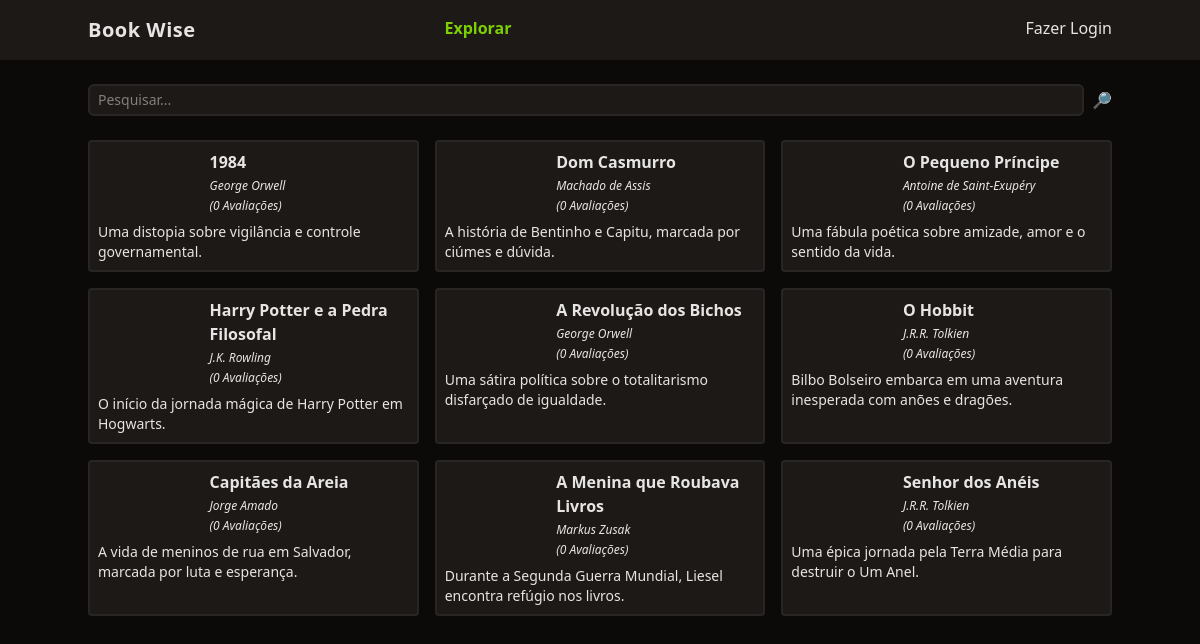
/, run on an earlier commit of the app's database.
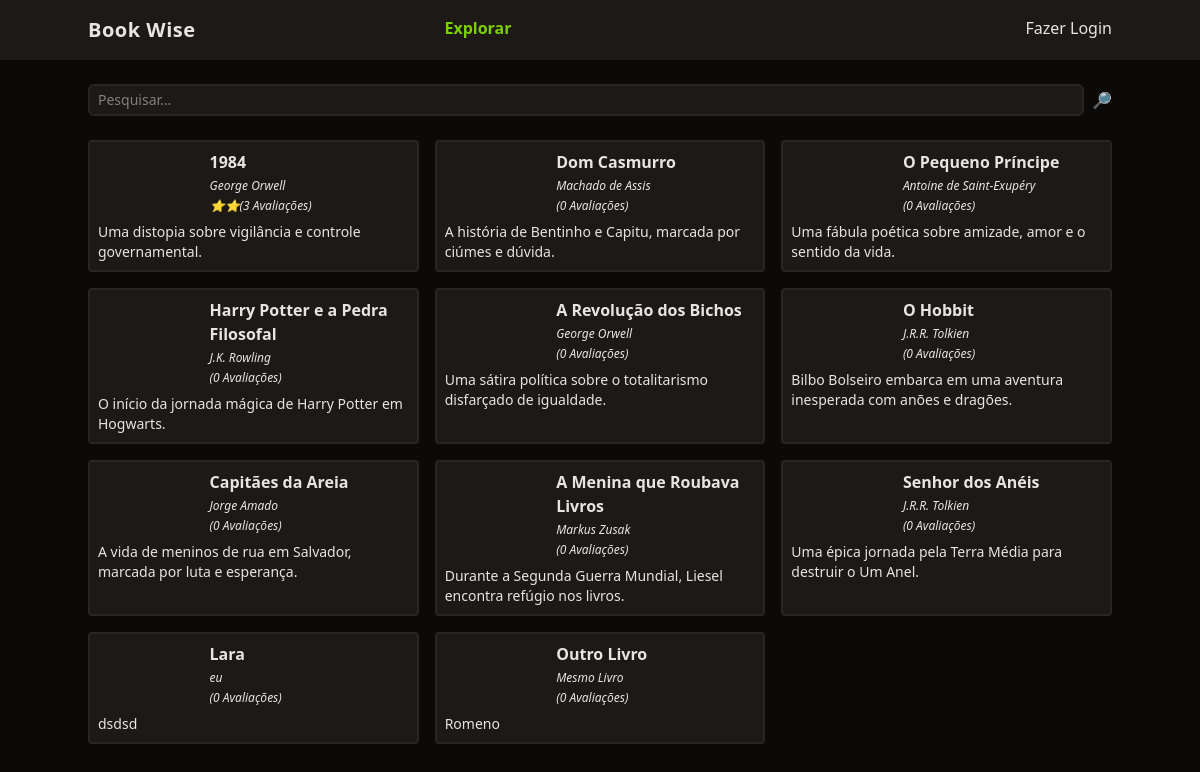
And on a later commit of the database.
### tables this page shows
CREATE TABLE livros (
  id integer primary key,
  titulo varchar(255),
  autor varchar(100),
  descricao text,
  ano_de_publicacao integer,
  usuario_id integer, "imagem",
  foreign key(usuario_id) references usuarios(id) on delete cascade
);

### functions.php (called while the page is built, shortened)
<?php
function view($view, $data = [])
{
    require "views/template/app.php";
}
function config($chave = null)
{
    $config =  require 'config.php';
    if (strlen($chave) > 0) {
        return $config[$chave];
    }
    return $config;
}

### controllers/index.controller.php (called while the page is built)
<?php
$livros = Livro::all( $_REQUEST['pesquisar'] ?? '');
view('index', compact('livros'));

### routes.php (called while the page is built, shortened)
<?php
$controller = str_replace('/', '', parse_url($_SERVER['REQUEST_URI'])['path']);
if (!$controller) $controller = 'index';
require "controllers/{$controller}.controller.php";

### index.php (called while the page is built, shortened)
<?php
require 'models/Livro.php';
require 'functions.php';
$config = require('config.php');
require 'Database.php';
require 'routes.php';

### config.php (called while the page is built)
<?php
return [
    'database' => [
        'driver' => 'sqlite',
        'database' => 'database.sqlite'
    ],
];

### Database.php (called while the page is built, shortened)
<?php
class Database
{
    private $db;
    public function __construct($config)
    {
        $user = $config['user'] ?? null;
        $password = $config['password'] ?? null;
        $this->db = new PDO($this->getDsn($config), $user, $password);
    }
    private function getDsn($config)
    {
        $driver = $config['driver'];
        unset($config['driver'], $config['user'], $config['password']);
        $dsn = $driver . ':' . http_build_query($config, '', ';');
        if ($driver === 'sqlite') {
            $dsn = $driver . ':' . $config['database'];
        }
        return $dsn;
    }
    public function query($query, $class = null, $params = [])
    {
        $prepare = $this->db->prepare($query);
        if ($class) {
            $prepare->setFetchMode(PDO::FETCH_CLASS, $class);
        }
        $prepare->execute($params);
        return $prepare;
    }
}

### models/Livro.php (called while the page is built, shortened)
<?php
class livro
{
    public function query($where, $params)
    {
	$database = new Database(config('database'));
	return $database->query(
        "select
            l.id,
            l.titulo,
            l.autor,
            l.descricao,
            l.ano_de_publicacao,
	    l.imagem,
            ifnull(round(sum(a.nota)/5.0),0) as nota_avaliacao,
            ifnull(count(a.id),0) as count_avaliacoes
        from
            livros l
            left join avaliacoes a on a.livro_id = l.id
        where $where
        group by
            l.id,
            l.titulo,
            l.autor,
            l.descricao,
            l.ano_de_publicacao,
	    l.imagem;
        ",
        self::class,
        $params);
    }
    public static function all($filtro)
    {
	return (new self)->query('titulo like :filtro',['filtro' => "%$filtro%"])->fetchAll();
    }
}

### views/partials/_livro.php (the view, shortened to what this page needs)
<div class=" p-2 rounded border-stone-800 border-2 bg-stone-900">
    <div class="flex gap-2">
    <div class="w-1/3">
     </div>
        <div class="flex flex-col gap-1">
            <a href="/livro?id=<?= $livro->id ?>" class="font-semibold hover:underline"><?= $livro->titulo ?></a>
            <div class="text-xs italic"><?= $livro->autor ?></div>
            <div class="text-xs italic"><?= str_repeat('⭐', $livro->nota_avaliacao) ?>(<?= $livro->count_avaliacoes ?> Avaliações)</div>
        </div>
    </div>
    <div class="text-sm mt-2">
        <?= $livro->descricao ?>
    </div>
</div>

### views/index.view.php
<form class="w-full flex space-x-2 mt-6">
    <input
        type="text"
        name="pesquisar"
        class="border-stone-800 border-2 rounded-md bg-stone-900 text-sm focus:outline-none px-2 py-1 w-full"
        placeholder="Pesquisar..."
    >
    <button type="submit">🔎</button>
</form>
<section class="grid gap-4 grid-cols-1 md:grid-cols-2 lg:grid-cols-3">
    <?php
        foreach($livros as $livro) {
            require 'partials/_livro.php';
        }
    ?>
</section>

What changed in the data, as far as the page shows it:
shown differently, row unchanged: livros "Uma distopia sobre vigilância e controle governamental.": nota_avaliacao (not shown) → "⭐⭐"; count_avaliacoes "0" → "3"
added livros: titulo "Lara", autor "eu", count_avaliacoes "0", descricao "dsdsd"
added livros: titulo "Outro Livro", autor "Mesmo Livro", count_avaliacoes "0", descricao "Romeno"
